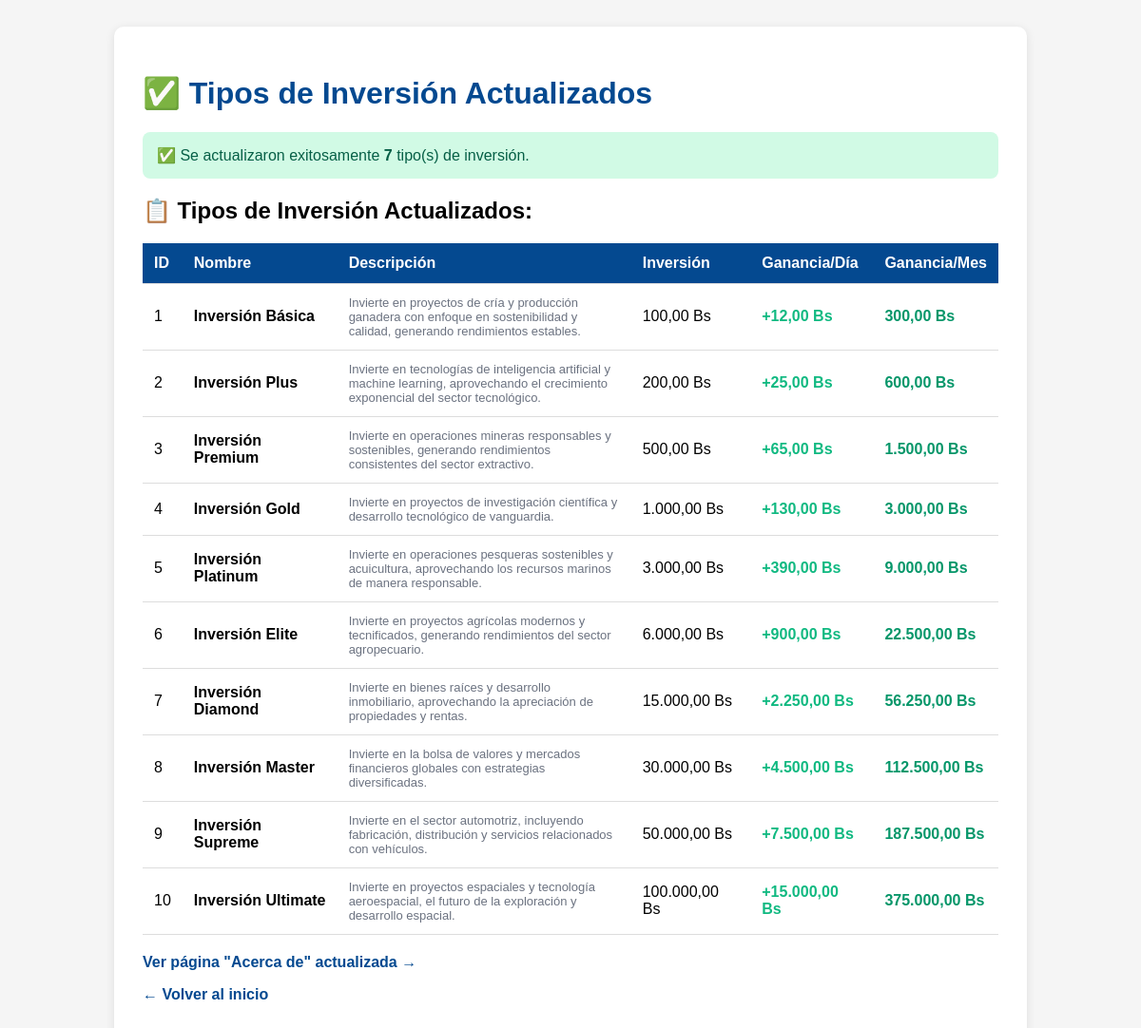
The page /actualizar_tipos_inversion.php on the database its author committed.
### tables this page shows
CREATE TABLE IF NOT EXISTS tipos_inversion (
    id INT AUTO_INCREMENT PRIMARY KEY,
    nombre VARCHAR(100) NOT NULL,
    descripcion TEXT,
    precio_inversion DECIMAL(10, 2) NOT NULL,
    ganancia_diaria DECIMAL(10, 2) NOT NULL,
    ganancia_mensual DECIMAL(10, 2) NOT NULL,
    limite_inversion INT DEFAULT 1,
    imagen VARCHAR(255),
    duracion_dias INT DEFAULT 30,
    estado ENUM('activo', 'inactivo') DEFAULT 'activo',
    fecha_creacion TIMESTAMP DEFAULT CURRENT_TIMESTAMP
);

### actualizar_tipos_inversion.php (the view, shortened to what this page needs)
<?php
$conn = getConnection();
$nuevos_tipos = [
    [
        'id' => 1,
        'nombre' => 'Inversión en Bienes Raíces',
        'descripcion' => 'Invierte en propiedades inmobiliarias. Participa en proyectos de construcción y desarrollo urbano con rendimientos garantizados.',
        'precio_inversion' => 100.00,
        'ganancia_diaria' => 12.00,
        'ganancia_mensual' => 300.00
    ],
    [
        'id' => 2,
        'nombre' => 'Inversión en Productos',
        'descripcion' => 'Inversión en comercio y distribución de productos. Participa en la cadena de suministro y obtén ganancias del comercio.',
        'precio_inversion' => 200.00,
        'ganancia_diaria' => 25.00,
        'ganancia_mensual' => 600.00
    ],
    [
        'id' => 3,
        'nombre' => 'Inversión en Vehículos',
        'descripcion' => 'Invierte en flota de vehículos para transporte y logística. Genera ingresos pasivos del alquiler y transporte comercial.',
        'precio_inversion' => 500.00,
        'ganancia_diaria' => 65.00,
        'ganancia_mensual' => 1500.00
    ],
    [
        'id' => 4,
        'nombre' => 'Inversión en Tecnología',
        'descripcion' => 'Inversión en equipos tecnológicos y software. Participa en proyectos de innovación digital con alto potencial de crecimiento.',
        'precio_inversion' => 1000.00,
        'ganancia_diaria' => 130.00,
        'ganancia_mensual' => 3000.00
    ],
    [
        'id' => 5,
        'nombre' => 'Inversión en Energía',
        'descripcion' => 'Inversión en proyectos de energía renovable. Participa en la transición energética y obtén rendimientos sostenibles.',
        'precio_inversion' => 2000.00,
        'ganancia_diaria' => 260.00,
        'ganancia_mensual' => 6000.00
    ],
    [
        'id' => 6,
        'nombre' => 'Inversión en Agricultura',
        'descripcion' => 'Inversión en proyectos agrícolas y agroindustriales. Participa en la producción de alimentos y materias primas.',
        'precio_inversion' => 5000.00,
        'ganancia_diaria' => 650.00,
        'ganancia_mensual' => 15000.00
    ],
    [
        'id' => 7,
        'nombre' => 'Inversión en Infraestructura',
        'descripcion' => 'Inversión en proyectos de infraestructura pública y privada. Participa en construcción de carreteras, puentes y obras civiles.',
        'precio_inversion' => 10000.00,
        'ganancia_diaria' => 1300.00,
        'ganancia_mensual' => 30000.00
    ]
];
$actualizados = 0;
$errores = [];
foreach ($nuevos_tipos as $tipo) {
    $stmt = $conn->prepare("UPDATE tipos_inversion SET nombre = ?, descripcion = ? WHERE id = ?");
    $stmt->bind_param("ssi", $tipo['nombre'], $tipo['descripcion'], $tipo['id']);
    if ($stmt->execute()) {
        $actualizados++;
    } else {
        $errores[] = "Error al actualizar ID {$tipo['id']}: " . $stmt->error;
    }
}
echo "<!DOCTYPE html>";
echo "<html lang='es'>";
echo "<head>";
echo "</head>";
echo "<body>";
echo "<div class='container'>";
echo "<h1>✅ Tipos de Inversión Actualizados</h1>";
if ($actualizados > 0) {
    echo "<div class='success'>";
    echo "✅ Se actualizaron exitosamente <strong>{$actualizados}</strong> tipo(s) de inversión.";
    echo "</div>";
}
$result = $conn->query("SELECT id, nombre, descripcion, precio_inversion, ganancia_diaria, ganancia_mensual, limite_inversion FROM tipos_inversion WHERE estado = 'activo' ORDER BY precio_inversion ASC");
echo "<h2>📋 Tipos de Inversión Actualizados:</h2>";
echo "<table>";
echo "<tr><th>ID</th><th>Nombre</th><th>Descripción</th><th>Inversión</th><th>Ganancia/Día</th><th>Ganancia/Mes</th></tr>";
while ($row = $result->fetch_assoc()) {
    echo "<tr>";
    echo "<td>{$row['id']}</td>";
    echo "<td><strong>{$row['nombre']}</strong></td>";
    echo "<td class='desc'>{$row['descripcion']}</td>";
    echo "<td>" . number_format($row['precio_inversion'], 2, ',', '.') . " Bs</td>";
    echo "<td style='color: #10b981; font-weight: 600;'>+" . number_format($row['ganancia_diaria'], 2, ',', '.') . " Bs</td>";
    echo "<td style='color: #059669; font-weight: 600;'>" . number_format($row['ganancia_mensual'], 2, ',', '.') . " Bs</td>";
    echo "</tr>";
}
echo "</table>";
echo "<p style='margin-top: 20px;'><a href='acerca_de.php' style='color: #044990; text-decoration: none; font-weight: 600;'>Ver página &quot;Acerca de&quot; actualizada →</a></p>";
echo "<p><a href='index.php' style='color: #044990; text-decoration: none; font-weight: 600;'>← Volver al inicio</a></p>";
echo "</div>";
echo "</body>";
echo "</html>";
?>

### rows shown on the page
tipos_inversion: id "1", nombre "Inversión Básica", descripcion "Invierte en proyectos de cría y producción ganadera con enfoque en sostenibilidad y calidad, generando rendimientos estables.", precio_inversion "100,00", ganancia_diaria "12,00", ganancia_mensual "300,00"
tipos_inversion: id "2", nombre "Inversión Plus", descripcion "Invierte en tecnologías de inteligencia artificial y machine learning, aprovechando el crecimiento exponencial del sector tecnológico.", precio_inversion "200,00", ganancia_diaria "25,00", ganancia_mensual "600,00"
tipos_inversion: id "3", nombre "Inversión Premium", descripcion "Invierte en operaciones mineras responsables y sostenibles, generando rendimientos consistentes del sector extractivo.", precio_inversion "500,00", ganancia_diaria "65,00", ganancia_mensual "1.500,00"
tipos_inversion: id "4", nombre "Inversión Gold", descripcion "Invierte en proyectos de investigación científica y desarrollo tecnológico de vanguardia.", precio_inversion "1.000,00", ganancia_diaria "130,00", ganancia_mensual "3.000,00"
tipos_inversion: id "5", nombre "Inversión Platinum", descripcion "Invierte en operaciones pesqueras sostenibles y acuicultura, aprovechando los recursos marinos de manera responsable.", precio_inversion "3.000,00", ganancia_diaria "390,00", ganancia_mensual "9.000,00"
tipos_inversion: id "6", nombre "Inversión Elite", descripcion "Invierte en proyectos agrícolas modernos y tecnificados, generando rendimientos del sector agropecuario.", precio_inversion "6.000,00", ganancia_diaria "900,00", ganancia_mensual "22.500,00"
tipos_inversion: id "7", nombre "Inversión Diamond", descripcion "Invierte en bienes raíces y desarrollo inmobiliario, aprovechando la apreciación de propiedades y rentas.", precio_inversion "15.000,00", ganancia_diaria "2.250,00", ganancia_mensual "56.250,00"
tipos_inversion: id "8", nombre "Inversión Master", descripcion "Invierte en la bolsa de valores y mercados financieros globales con estrategias diversificadas.", precio_inversion "30.000,00", ganancia_diaria "4.500,00", ganancia_mensual "112.500,00"
tipos_inversion: id "9", nombre "Inversión Supreme", descripcion "Invierte en el sector automotriz, incluyendo fabricación, distribución y servicios relacionados con vehículos.", precio_inversion "50.000,00", ganancia_diaria "7.500,00", ganancia_mensual "187.500,00"
tipos_inversion: id "10", nombre "Inversión Ultimate", descripcion "Invierte en proyectos espaciales y tecnología aeroespacial, el futuro de la exploración y desarrollo espacial.", precio_inversion "100.000,00", ganancia_diaria "15.000,00", ganancia_mensual "375.000,00"

### other values the page prints
$actualizados "7"
